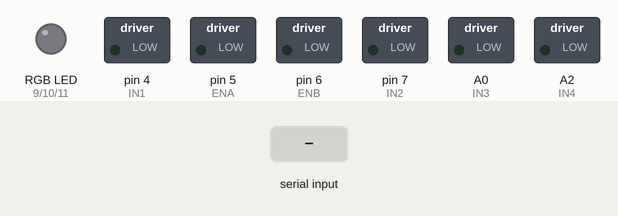
Recording of a sketch running on a simulated Arduino Uno, built with avr-gcc and run on an emulated ATmega328P. Shown: switched loads named in the sketch (green lamp = pin HIGH), an RGB LED mixed from three pins (HIGH = lit). The inputs (shaded band) are chosen by the test bench. Dim RGB values are drawn brighter than linear.

Above: at 1.2 s.
1.3 s: byte 70 (FORWARD) received over Serial
At 2.4 s:
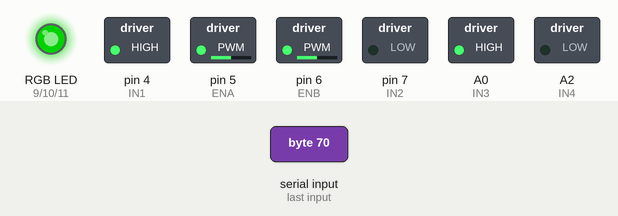
2.8 s: byte 66 (BACKWARD) received over Serial
At 3.6 s:
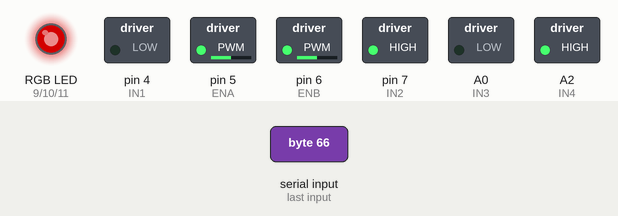
4.3 s: byte 76 (LEFT) received over Serial
At 4.8 s:
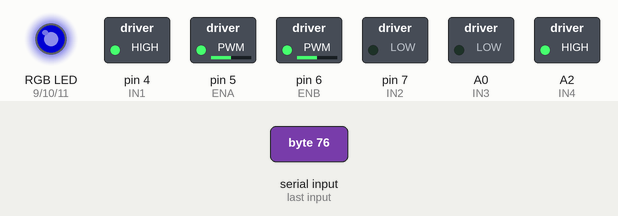
5.8 s: byte 82 (RIGHT) received over Serial
At 7.0 s:
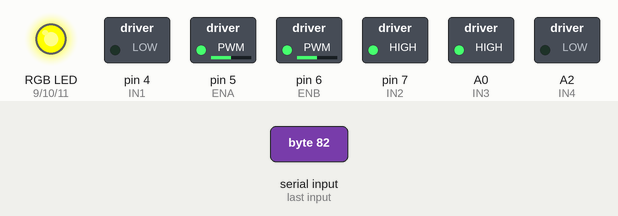
7.3 s: byte 80 (PAUSE) received over Serial
At 8.4 s:
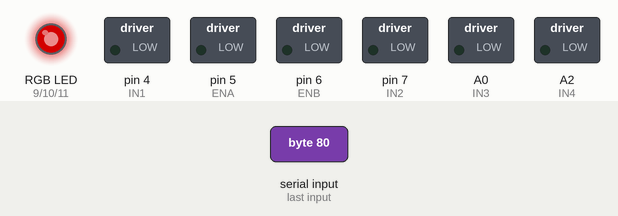
Timing chart, 0 to 10.3 s (numbered marks = the images above; inputs shaded):
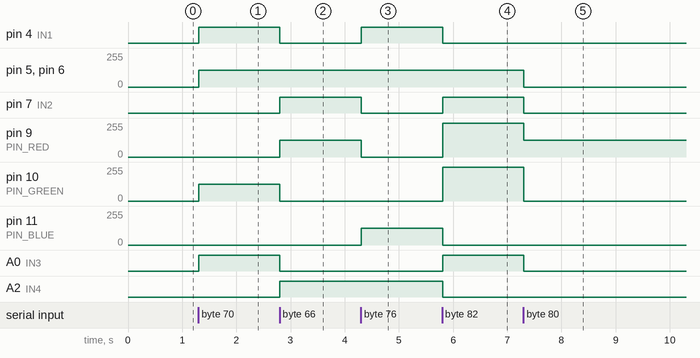

The sketch:

BTControlWithColorDirection.ino
```cpp
// Mapping gamepad output to each function
#define FORWARD 'F'
#define BACKWARD 'B'
#define LEFT 'L'
#define RIGHT 'R'
#define CIRCLE 'C'
#define CROSS 'X'
#define TRIANGLE 'T'
#define SQUARE 'S'
#define START 'A'
#define PAUSE 'P'

// Motor control pins
const int
  ENA = 5,   // Enable right-side pair of motors -- Pair A
  ENB = 6,   // Enable left-side pair of motors -- Pair B
  IN1 = 4,   // Command Pair A forwards
  IN3 = A0,  // Command Pair A backwards
  IN2 = 7,   // Command Pair B forwards
  IN4 = A2;  // Command Pair B backwards

bool inMotion = false;

unsigned long
  startTime = 0,     // Time when setup() ends in milliseconds
  elapsedTime = 0,   // Number of milliseconds since setup ended
  detectedTime = 0;  // Time at which obstacle was detected in milliseconds

int speed = 127;

const int
  PIN_RED = 9,
  PIN_GREEN = 10,
  PIN_BLUE = 11;

void setColor(int redValue, int greenValue, int blueValue) {
  analogWrite(PIN_RED, redValue);
  analogWrite(PIN_GREEN, greenValue);
  analogWrite(PIN_BLUE, blueValue);
}

// Movement functions
void moveForward() {  // Move car forward
  // Speed control
  analogWrite(ENA, speed);
  analogWrite(ENB, speed);
  // Direction control
  digitalWrite(IN1, HIGH);
  digitalWrite(IN3, HIGH);
  digitalWrite(IN2, LOW);
  digitalWrite(IN4, LOW);

  setColor(0, 127, 0);

  // Set inMotion to indicate robot is moving
  if (inMotion == false) {
    inMotion = true;
  }
}
void moveBackward() {  // Move car backward
  // Speed control
  analogWrite(ENA, speed);
  analogWrite(ENB, speed);
  // Direction control
  digitalWrite(IN1, LOW);
  digitalWrite(IN3, LOW);
  digitalWrite(IN2, HIGH);
  digitalWrite(IN4, HIGH);

  setColor(127, 0, 0);

  // Set inMotion to indicate robot is moving
  if (inMotion == false) { inMotion = true; }
}
void moveLeft() {
  // Speed control
  analogWrite(ENA, speed);
  analogWrite(ENB, speed);
  // Direction control
  digitalWrite(IN1, HIGH);
  digitalWrite(IN3, LOW);
  digitalWrite(IN2, LOW);
  digitalWrite(IN4, HIGH);

  setColor(0, 0, 127);

  // Set inMotion to indicate robot is moving
  if (inMotion == false) { inMotion = true; }
}
void moveRight() {
  // Speed control
  analogWrite(ENA, speed);
  analogWrite(ENB, speed);
  // Direction control
  digitalWrite(IN1, LOW);
  digitalWrite(IN3, HIGH);
  digitalWrite(IN2, HIGH);
  digitalWrite(IN4, LOW);

  setColor(255, 255, 0);

  // Set inMotion to indicate robot is moving
  if (inMotion == false) { inMotion = true; }
}
void moveStop() {
  // Speed control
  analogWrite(ENA, 0);
  analogWrite(ENB, 0);
  // Direction control
  digitalWrite(IN1, LOW);
  digitalWrite(IN3, LOW);
  digitalWrite(IN2, LOW);
  digitalWrite(IN4, LOW);

  setColor(127, 0, 0);

  // Set inMotion to indicate robot is stationary
  if (inMotion == true) { inMotion = false; }
}
void increaseSpeed() {
  speed = min(speed + 25, 255);  // Ensure speed doesn't exceed 255
  Serial.print("Increasing Speed. New speed: ");
  Serial.println(speed);
}
void decreaseSpeed() {
  speed = max(speed - 25, 0);  // Ensure speed doesn't go below 0
  Serial.print("Decreasing Speed. New speed: ");
  Serial.println(speed);
}

// Function to execute command
void executeCommand(char command) {
  switch (command) {
    case FORWARD:
      moveForward();
      break;
    case BACKWARD:
      moveBackward();
      break;
    case LEFT:
      moveLeft();
      break;
    case RIGHT:
      moveRight();
      break;
    case CIRCLE:
      increaseSpeed();
      break;
    case CROSS:
      decreaseSpeed();
      break;
    case PAUSE:
      moveStop();
      break;
    default:
      Serial.println("Invalid command");
      break;
  }
}

void setup() {
  // Motor pins as outputs
  pinMode(ENA, OUTPUT);
  pinMode(ENB, OUTPUT);
  pinMode(IN1, OUTPUT);
  pinMode(IN3, OUTPUT);
  pinMode(IN2, OUTPUT);
  pinMode(IN4, OUTPUT);

  // LED pins as outputs
  pinMode(PIN_RED, OUTPUT);
  pinMode(PIN_GREEN, OUTPUT);
  pinMode(PIN_BLUE, OUTPUT);

  // Initialize serial communication
  Serial.begin(9600);

  // Measure start time
  startTime = millis();
}

void loop() {
  // Measure time since setup() ended
  elapsedTime = millis() - startTime;


  if (Serial.available()) {
    char command = Serial.read();
    executeCommand(command);
  }

  delay(20);
}
```

Measured:
- after the input at 1.3 s, pin 4 (IN1), A0 (IN3): LOW → HIGH at once; pin 5 (ENA), pin 6 (ENB), pin 10 (PIN_GREEN): 0/255 → 127/255 at once
- after the input at 2.8 s, pin 4 (IN1), A0 (IN3): HIGH → LOW at once; pin 7 (IN2), A2 (IN4): LOW → HIGH at once; pin 9 (PIN_RED): 0/255 → 127/255 at once; pin 10 (PIN_GREEN): 127/255 → 0/255 at once
- after the input at 4.3 s, pin 4 (IN1): LOW → HIGH at once; pin 7 (IN2): HIGH → LOW at once; pin 9 (PIN_RED): 127/255 → 0/255 at once; pin 11 (PIN_BLUE): 0/255 → 127/255 at once
- after the input at 5.8 s, pin 4 (IN1), A2 (IN4): HIGH → LOW at once; pin 7 (IN2), A0 (IN3): LOW → HIGH at once; pin 9 (PIN_RED), pin 10 (PIN_GREEN): 0/255 → 255/255 at once; pin 11 (PIN_BLUE): 127/255 → 0/255 at once
- after the input at 7.3 s, pin 5 (ENA), pin 6 (ENB): 127/255 → 0/255 at once; pin 7 (IN2), A0 (IN3): HIGH → LOW at once; pin 9 (PIN_RED): 255/255 → 127/255 at once; pin 10 (PIN_GREEN): 255/255 → 0/255 at once
